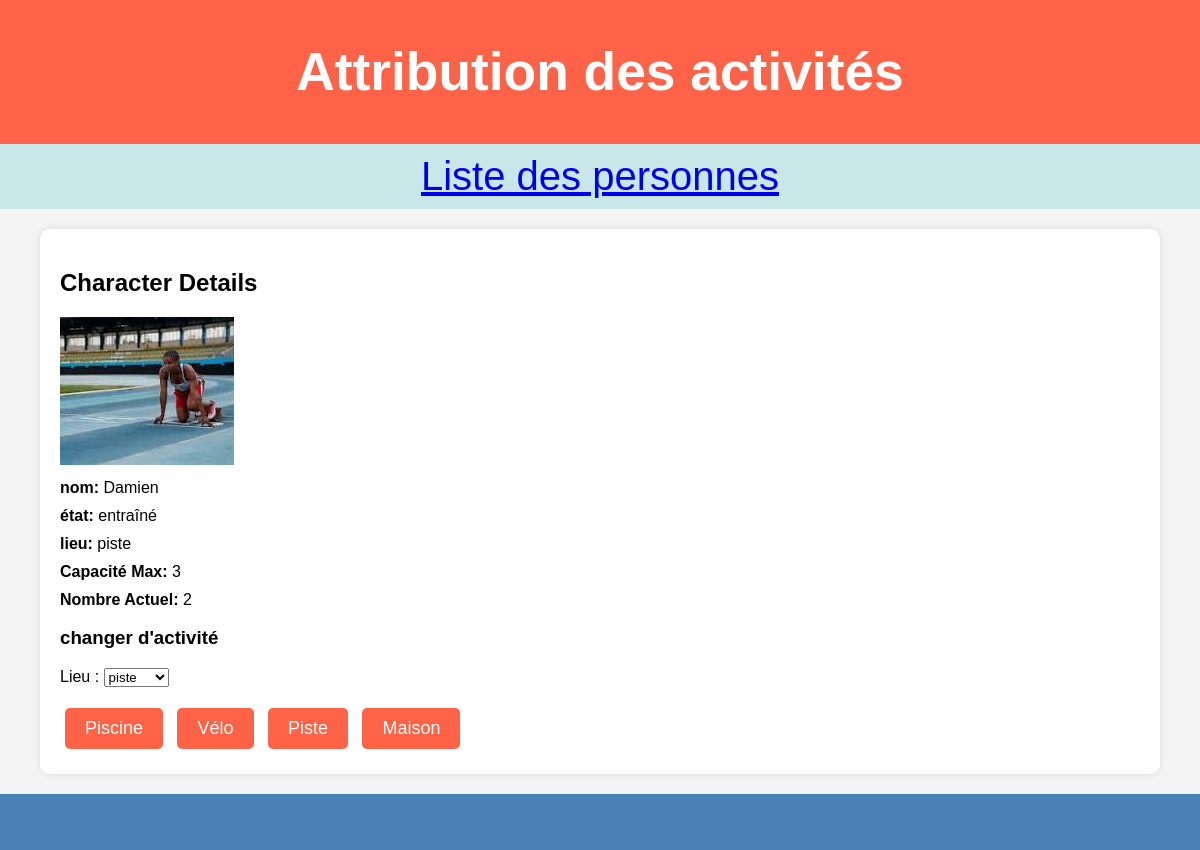
Page /character/Damien/ on the committed database.
### blog/models.py (models this page shows, shortened)
class Character(models.Model):
    id_character = models.CharField(max_length=100, primary_key=True)
    etat = models.CharField(max_length=20)
    lieu = models.ForeignKey(Equipement, on_delete=models.CASCADE)

class Equipement(models.Model):
    id_equip = models.CharField(max_length=100, primary_key=True)
    disponibilite = models.CharField(max_length=20)
    photo = models.ImageField(upload_to='images/')
    capacite_max = models.IntegerField(default=1)
    nombre_actuel = models.IntegerField(default=0)
    def __str__(self):
        return self.id_equip

### blog/views.py (the view, shortened to what this page needs)
# urls.py: path('character/<str:id_character>/', views.character_detail, name='character_detail'),
def character_detail(request, id_character):
    character = get_object_or_404(Character, id_character=id_character)
    form = MoveForm(request.POST or None, instance=character)
    return render(request, 'playground/character_detail.html', {'character': character, 'form': form})

### blog/forms.py
class MoveForm(forms.ModelForm):
    class Meta:
        model = Character
        fields = ('lieu',)

### blog/templates/playground/character_detail.html (shortened to what this page needs)
{% extends 'playground/base.html' %}
{% block content %}
<h2>Character Details</h2>
<div class="character-details">
    <img src="{{ character.lieu.photo.url }}" alt="{{ character.lieu.nom }}" class="character-image">
    <p><strong>nom:</strong> {{ character.id_character }}</p>
    <p><strong>état:</strong> {{ character.etat }}</p>
    <p><strong>lieu:</strong> {{ character.lieu }}</p>
    <p><strong>Capacité Max:</strong> {{ character.lieu.capacite_max }}</p>
    <p><strong>Nombre Actuel:</strong> {{ character.lieu.nombre_actuel }}</p>
</div>
<h3>changer d'activité</h3>
<form method="post" class="move-form">
    {{ form.as_p }}
    <button type="submit" name="action" value="piscine" class="btn-default">Piscine</button>
    <button type="submit" name="action" value="velo" class="btn-default">Vélo</button>
    <button type="submit" name="action" value="piste" class="btn-default">Piste</button>
    <button type="submit" name="action" value="maison" class="btn-default">Maison</button>
</form>
{% endblock %}

### blog/static/css/blog.css (style rules this page uses)
body { font-family: 'Arial', sans-serif; background-color: #f4f4f4; margin: 0; padding: 0; }
.btn-default { color: #ffffff; background-color: #FF6347; border: none; padding: 10px 20px; font-size: 18px; cursor: pointer; border-radius: 5px; margin: 5px; text-decoration: none; }
.character-details p { margin: 10px 0; }

### rows in the picture
Character: lieu.photo (picture), id_character "Damien", etat "entraîné", lieu "piste", lieu.capacite_max "3", lieu.nombre_actuel "2"
